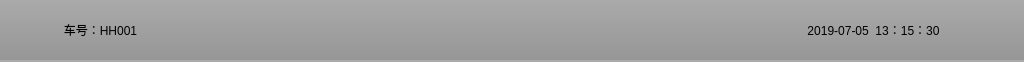
<?xml version="1.0" encoding="UTF-8"?>
<ui version="4.0">
 <class>Header</class>
 <widget class="QWidget" name="Header">
  <property name="geometry">
   <rect>
    <x>0</x>
    <y>0</y>
    <width>1024</width>
    <height>62</height>
   </rect>
  </property>
  <property name="windowTitle">
   <string>Form</string>
  </property>
  <property name="styleSheet">
   <string notr="true">QWidget
{
	background-color: rgb(170,170,170);
}

QLabel
{
color:black;
font:24px &quot;微软雅黑&quot;;
transparent;background:qlineargradient(spread:pad,x1:0,y1:0,x2:0,y2:1,stop:0 rgba(170,170,170,255),stop:1 rgba(150,150,150,255));
}</string>
  </property>
  <widget class="QLabel" name="LBLDateTime">
   <property name="geometry">
    <rect>
     <x>723</x>
     <y>0</y>
     <width>301</width>
     <height>60</height>
    </rect>
   </property>
   <property name="styleSheet">
    <string notr="true"/>
   </property>
   <property name="text">
    <string>2019-07-05  13：15：30</string>
   </property>
   <property name="alignment">
    <set>Qt::AlignCenter</set>
   </property>
  </widget>
  <widget class="QLabel" name="LBLServiceNum">
   <property name="geometry">
    <rect>
     <x>0</x>
     <y>0</y>
     <width>201</width>
     <height>60</height>
    </rect>
   </property>
   <property name="styleSheet">
    <string notr="true"/>
   </property>
   <property name="text">
    <string>车号：HH001</string>
   </property>
   <property name="alignment">
    <set>Qt::AlignCenter</set>
   </property>
  </widget>
  <widget class="QLabel" name="LBLPageName">
   <property name="geometry">
    <rect>
     <x>373</x>
     <y>0</y>
     <width>251</width>
     <height>60</height>
    </rect>
   </property>
   <property name="styleSheet">
    <string notr="true"/>
   </property>
   <property name="text">
    <string/>
   </property>
   <property name="alignment">
    <set>Qt::AlignCenter</set>
   </property>
  </widget>
  <widget class="QLabel" name="background">
   <property name="geometry">
    <rect>
     <x>0</x>
     <y>0</y>
     <width>1024</width>
     <height>60</height>
    </rect>
   </property>
   <property name="styleSheet">
    <string notr="true"/>
   </property>
   <property name="text">
    <string/>
   </property>
   <property name="alignment">
    <set>Qt::AlignCenter</set>
   </property>
  </widget>
  <zorder>background</zorder>
  <zorder>LBLServiceNum</zorder>
  <zorder>LBLPageName</zorder>
  <zorder>LBLDateTime</zorder>
 </widget>
 <resources/>
 <connections/>
</ui>
